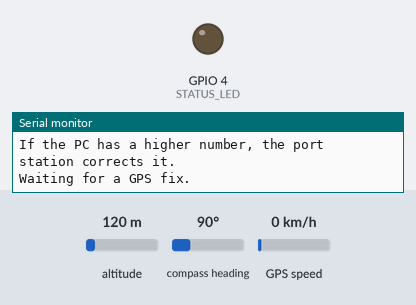
Bench run of a sketch on a simulated ESP32. On the bench: output pins drawn as LEDs (lit = HIGH), the last lines printed to the serial monitor. The test bench sets the inputs (shaded band); at power-on: altitude 120 m, compass heading 90°, GPS speed 0 km/h. The GPS gets a fix after 3 s at 37.7749, -122.4194 with 8 satellites; no radio packets arrive unless stated.

Above: at 0.3 s.
At 7.1 s:
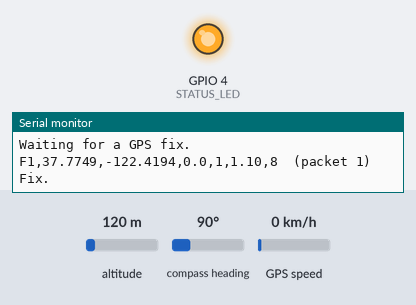
Timing chart, 0 to 8.6 s (numbered marks = the images above):
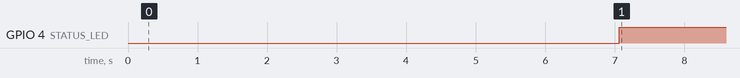

Measured:
- by itself, GPIO 4 (STATUS_LED): LOW → HIGH at 7.1 s

The sketch:

ferry_unit.ino
```cpp
/*
 * Freery — the ferry unit.
 *
 * This is the board that rides on the boat. It has a GPS module and a LoRa
 * radio, and it has no internet access and no device key: it never talks to the
 * PC directly.
 *
 * What it does:
 *   1. Reads the GPS every loop.
 *   2. Every SEND_INTERVAL_MS, if there is a fresh fix, sends one short plain
 *      text packet over LoRa:
 *
 *          F1,14.2851,121.4123,18.5,1042,1.12,9
 *
 *      That is the ferry id, the latitude, the longitude, the speed in km/h,
 *      the sequence number, the horizontal dilution of precision and the
 *      number of satellites the fix was made from. The sequence number goes up
 *      by one every time, and it is what lets the PC work out the packet
 *      success rate from the gaps. It also stops a repeated packet from moving
 *      the boat twice.
 *
 *      The last two fields are the receiver's own opinion about how good the
 *      fix is. They are what the accuracy page needs to say how much the
 *      receiver trusted each point, so they travel with the point instead of
 *      being worked out later. The port station still accepts the older five
 *      field packet, so a unit that was flashed before this change keeps
 *      working.
 *
 * The port station receives this and forwards it to the PC.
 *
 * Board: ESP32 DevKit.
 * Libraries: TinyGPSPlus (Mikko Hart) and Arduino-LoRa (Sandeep Mistry),
 * version 0.8.0 or newer.
 *
 * The first fix can take several minutes, outdoors, with a clear view of the
 * sky. Open the Serial Monitor at 115200 baud.
 */

#include <Arduino.h>
#include <LoRa.h>
#include <TinyGPS++.h>

#include "config.h"

static TinyGPSPlus gps;
static HardwareSerial gpsSerial(2);

static unsigned long lastSend = 0;
static unsigned long packetCount = 0;
/* The first packet that goes out carries exactly FERRY_SEQ_START. */
static uint32_t sequence = (uint32_t)FERRY_SEQ_START - 1;
/* Whether the GPS was talking the last time round, so the monitor stays quiet. */
static bool hadFix = false;

/**
 * Puts the radio up.
 *
 * The Arduino-LoRa library wants the pins first, then the frequency, and then
 * the rest of the radio settings one at a time. The order matters: the
 * bandwidth and the spreading factor together decide the low power mode, so
 * the spreading factor is set first and the bandwidth last.
 *
 * Returns false when the radio did not answer, which means the wiring is
 * wrong or the two boards are set up differently.
 */
static bool startRadio() {
  /* The library takes the pins in this order: chip select, reset, DIO0. */
  LoRa.setPins(LORA_SS, LORA_RST, LORA_DIO0);

  if (!LoRa.begin(LORA_FREQ)) {
    return false;
  }

  LoRa.setSPIFrequency(LORA_SPI_FREQ);
  LoRa.setSpreadingFactor(LORA_SF);
  LoRa.setSignalBandwidth(LORA_BW);
  /* The library wants the denominator (5 to 8), not the 4/8 ratio. */
  LoRa.setCodingRate4(LORA_CR + 4);
  LoRa.setSyncWord(LORA_SYNC);
  LoRa.setTxPower(LORA_TX_POWER);

  return true;
}

void setup() {
  Serial.begin(115200);
  delay(200);
  Serial.println();
  Serial.printf("Freery ferry unit, boat id %d\n", FERRY_ID);

  gpsSerial.begin(GPS_BAUD, SERIAL_8N1, GPS_RX, GPS_TX);

  /*
   * The radio has to be set up before it is used. On the ESP32 the library
   * needs to know which pins it is on, because the ESP32 has more than one
   * SPI bus and more than one chip select.
   */
  if (!startRadio()) {
    Serial.println("The radio did not start. Check the wiring and the settings.");
    Serial.println("The two units must have the same frequency, spreading factor,");
    Serial.println("bandwidth, coding rate and sync word.");
    while (true) {
      delay(1000);
    }
  }

  Serial.printf("Radio up at %.3f MHz, spreading factor %d\n",
                (double)LORA_FREQ / 1000000.0, LORA_SF);
  Serial.printf("Packet numbers start at %lu. The PC ignores anything that is not\n",
                (unsigned long)FERRY_SEQ_START);
  Serial.println("higher than the last number it has seen from this boat.");
  Serial.println("If the PC has a higher number, the port station corrects it.");

#if STATUS_LED >= 0
  pinMode(STATUS_LED, OUTPUT);
  digitalWrite(STATUS_LED, LOW);
#endif

  Serial.println("Waiting for a GPS fix.");
}

/** Prints the fix status only when it changes, so the monitor stays readable. */
static void reportFix(bool fixed) {
#if STATUS_LED >= 0
  digitalWrite(STATUS_LED, fixed ? HIGH : LOW);
#endif
  if (fixed == hadFix) {
    return;
  }
  hadFix = fixed;
  Serial.println(fixed ? "Fix." : "No fix yet.");
}

void loop() {
  while (gpsSerial.available()) {
    gps.encode(gpsSerial.read());
  }

  if (millis() - lastSend < SEND_INTERVAL_MS) {
    return;
  }
  lastSend = millis();

  /*
   * The fix has to be valid AND recent.
   *
   * isValid() says the GPS has told us a position at least once. age() says
   * how many milliseconds ago that was. Together they mean "the GPS is talking
   * now", not "the GPS worked once". Without the age check a board with a
   * dead GPS would keep sending the last position it ever saw and the boat
   * would look alive on the map when it is not.
   */
  if (!gps.location.isValid() || gps.location.age() > FIX_STALE_MS) {
    reportFix(false);
    return;
  }

  double lat = gps.location.lat();
  double lon = gps.location.lng();

  /* A fix of exactly zero and zero is not a place. */
  if (lat == 0.0 && lon == 0.0) {
    reportFix(false);
    return;
  }

  double speedKmh = gps.speed.kmph();

  if (speedKmh < 0) {
    speedKmh = 0;
  }
  if (speedKmh > 120) {
    speedKmh = 120;
  }

  /*
   * The receiver's own quality numbers.
   *
   * HDOP says how much the satellites' geometry spread the answer out. Under
   * about 2.0 is a good fix, over 5.0 is a fix the receiver itself would call
   * poor. The satellite count is how many satellites the fix was made from.
   *
   * Both come from the GGA sentence. A receiver that has not sent one yet
   * reports them as not valid, and then the packet carries no quality numbers
   * and the PC leaves them empty rather than making them up.
   */
  bool haveHdop = gps.hdop.isValid();
  bool haveSats = gps.satellites.isValid();
  float hdop = haveHdop ? gps.hdop.hdop() : 0.0f;
  int sats = haveSats ? (int)gps.satellites.value() : 0;

  sequence += 1;

  /*
   * The packet is written with the quality numbers when the receiver has them
   * and without them when it does not, so the port station reads both shapes.
   */
  char payload[80];
  if (haveHdop || haveSats) {
    snprintf(payload, sizeof(payload), "F%d,%.4f,%.4f,%.1f,%lu,%.2f,%d", FERRY_ID,
             lat, lon, speedKmh, (unsigned long)sequence, haveHdop ? hdop : 0.0,
             haveSats ? sats : 0);
  } else {
    snprintf(payload, sizeof(payload), "F%d,%.4f,%.4f,%.1f,%lu", FERRY_ID, lat, lon,
             speedKmh, (unsigned long)sequence);
  }

  LoRa.beginPacket();
  LoRa.print(payload);
  LoRa.endPacket();

  packetCount += 1;
  Serial.printf("%s  (packet %lu)\n", payload, (unsigned long)packetCount);
  reportFix(true);
}
```

config.h
```cpp
/*
 * Freery — settings for the ferry unit.
 *
 * Every pin and every radio setting lives here, so nothing else has to be
 * changed when a board is wired differently.
 *
 * The radio settings below MUST be identical on the ferry unit and on the
 * port station. If they differ, the two boards never hear each other.
 *
 * The frequency is inside the band that is open to short range devices and
 * telemetry in the Philippines. NTC Memorandum Circular 01-02-2020 (which
 * amends MC 03-05-2007) lists 433.050 to 434.790 MHz at 10 mW ERP, and
 * NTC Memorandum Circular 04-08-2015 puts telemetry on 433.0 to 434.0 MHz
 * simplex. 433.500 MHz sits in the middle of both, with room for the
 * 125 kHz channel on either side. Confirm the channel with the NTC or with
 * the adviser before the units are deployed, and change LORA_FREQ on BOTH
 * units together if it moves.
 */

#ifndef FREERY_CONFIG_H
#define FREERY_CONFIG_H

/* --- GPS (NEO-6M on UART2) ---------------------------------------------- */
#define GPS_RX 16 /* ESP32 RX2 <- NEO-6M TXD */
#define GPS_TX 17 /* ESP32 TX2 -> NEO-6M RXD */
#define GPS_BAUD 9600

/* --- This boat's id ----------------------------------------------------- */
/*
 * Use the id shown in the console, not the number in the list.
 * Right now: 1, 2, 3, 4 and 21. Ferry 5 is id 21.
 * A boat that does not exist in the database is refused with a 400.
 *
 * A unit that is on the bench, being measured on its own, uses id 90
 * (BENCH_UNIT_ID in the port station's config.h). The port station forwards
 * that unit as a receiver, so the bench holds the positions of that one GPS
 * and no boat's position comes near it.
 */
#define FERRY_ID 1

/* --- Where this boat's packet count starts ------------------------------ */
/*
 * The PC remembers the highest packet number it has seen from each boat, and
 * it ignores anything that is not higher. The console shows that number on the
 * boat's card.
 *
 * The port station now fixes this by itself: if the PC says it has already
 * seen a higher number, the port station works out the difference and adds it
 * to every packet from that boat from then on. So a unit that was re-flashed,
 * or one that starts at 1 while the PC already has a high number, still works.
 *
 * It is still good practice to set this above the number the console shows,
 * so the very first packet is accepted without a correction. It must be at
 * least 1.
 */
#define FERRY_SEQ_START 1

/* --- LoRa (RA-02 / SX1278), identical on both units --------------------- */
#define LORA_SCK 18
#define LORA_MISO 19
#define LORA_MOSI 23
#define LORA_SS 5
#define LORA_RST 14
#define LORA_DIO0 2
#define LORA_FREQ 433500000L /* 433.500 MHz - inside the band the NTC allows */
#define LORA_SF 7 /* spreading factor */
#define LORA_BW 125000L /* bandwidth */
#define LORA_CR 4 /* coding rate 4/8; the radio is told the denominator (CR + 4) */
#define LORA_SYNC 0x12 /* private sync word, keeps other traffic out */
/*
 * The transmit power, in dBm at the radio's connector.
 *
 * The band is limited to 10 mW ERP. ERP is referenced to a half-wave dipole,
 * so the number the rule is written in is not the number on the radio:
 *
 *   10 mW ERP = 10 dBm ERP = 12.15 dBm EIRP
 *   12.15 dBm EIRP, less 2 dBi of antenna gain, is 10.15 dBm at the connector
 *
 * 8 dBm is 6.3 mW, about 6.1 mW ERP with a 2 dBi whip. That is under the
 * ceiling with 2 dB to spare, and the margin is deliberate.
 *
 * If the antenna has more gain than 2 dBi, take the same number of dB off this
 * value. If it has less, this value is still safe. Do not raise it.
 */
#define LORA_TX_POWER 8
#define LORA_SPI_FREQ 4000000 /* 4 MHz is steadier on long dupont wires */

/* --- How often a packet goes out ---------------------------------------- */
#define SEND_INTERVAL_MS 7000

/* --- How old a GPS fix may be before it is thrown away ------------------ */
/*
 * The GPS has to be talking recently, not just once. Without this the board
 * would keep sending the last position it ever saw, long after the GPS had
 * stopped working, and the boat would look alive on the map when it is not.
 */
#define FIX_STALE_MS 15000

/* --- Status LED (optional, set to -1 if there is none) ------------------ */
/*
 * NOT GPIO 2. GPIO 2 is the LoRa DIO0 line, and the radio drives it. Putting
 * an LED on the same pin fights the radio and stops the port station from
 * seeing the packets. GPIO 4 is free on this board.
 */
#define STATUS_LED 4

#endif /* FREERY_CONFIG_H */
```
